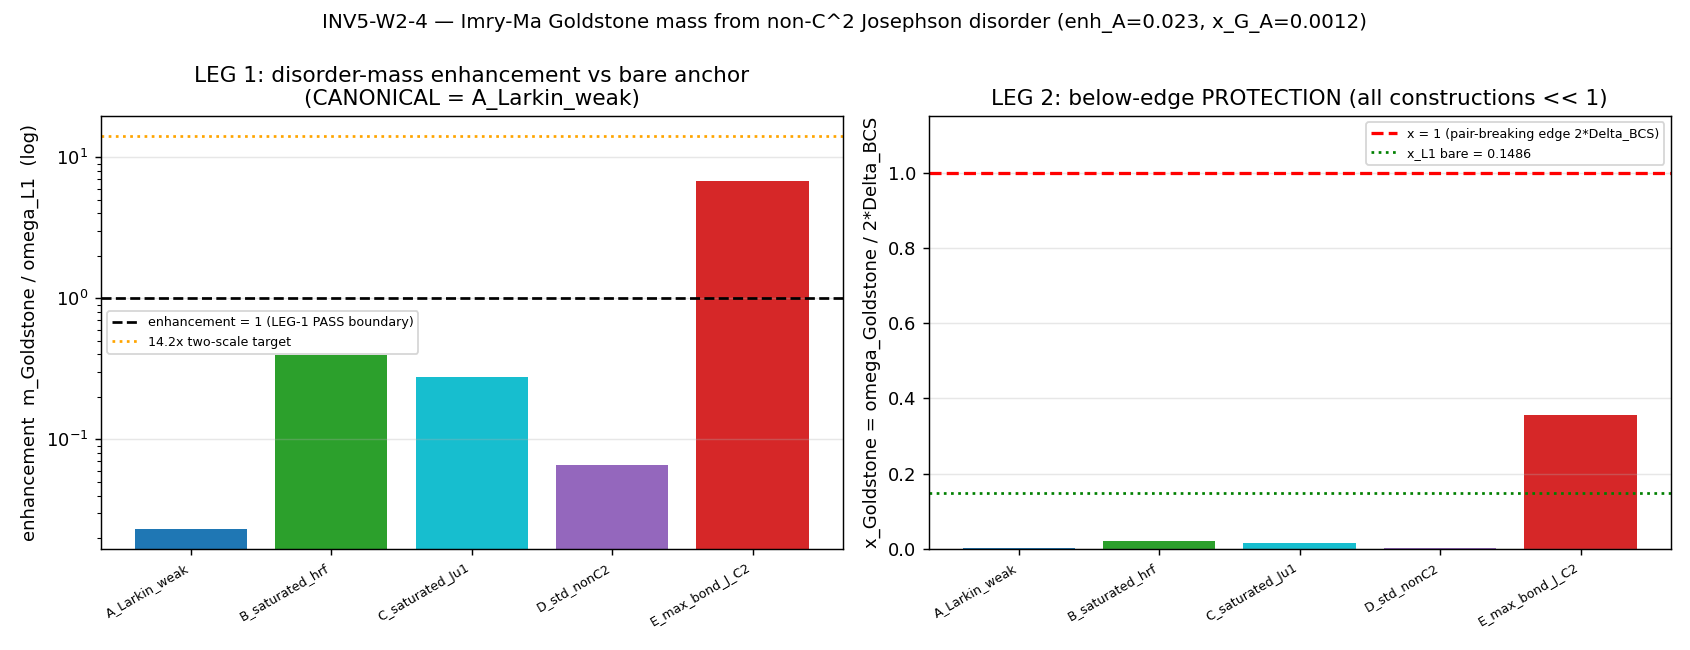

This figure's Python source:
#!/usr/bin/env python3
"""
INV5 W2-4 — INV5-W2-4-GOLDSTONE-MASS-FROM-DISORDER
===================================================

Gate: INV5-W2-4-GOLDSTONE-MASS-FROM-DISORDER  ([SIGN])

Pre-registered threshold (plan §W2-4, operator=inequality, two conjoined AND conditions):
  (i)  ENHANCEMENT : m_Goldstone / m_L1_bare > 1  (strict; the disorder mass exceeds the
                     bare Leggett-Goldstone anchor m_L1 = omega_L1 = 0.138 M_KK; target
                     DIRECTION = toward the structure-formation 170x Delta_BCS scale).
  (ii) PROTECTION  : x_Goldstone = omega_Goldstone / (2*Delta_BCS) < 1  (strict; the
                     disordered Goldstone mode stays BELOW the pair-breaking edge, like the
                     bare L1 mode at x_L1 = 0.1486 -- preserving the U-3 below-edge
                     DM-survival argument).
  PASS iff (i) AND (ii)  [logical AND: mass enhancement AND below-edge protection survive].

  [SIGN] sub-tests (load-bearing; substitution chain plan §W2-4 (7)):
    LEG 1 sign: (m_Goldstone - m_L1_bare) > 0   (Imry-Ma term positive-definite => predicted)
    LEG 2 sign: (x_Goldstone - 1)         < 0   (below-edge)
    Composite sign_verdict PASSes iff BOTH legs hold.
  The NUMBERS decide the sign -- no presupposition. The substrate's own non-C^2 Josephson
  disorder strength sets xi_disorder; whether it lands the mass in the non-empty window
  between "large enough to matter for the 170x shortfall" and "below the edge" IS the gate.

Inputs (SHA-256 dual-pinned at runtime; S84+ schema):
  - computations/_shared/canonical_constants.py (feeds audit_sha256 only; substrate pins)
  - computations/session-48/s48_goldstone_mass.npz  (rho_s_C2 phase stiffness; the BCS-floor
        Goldstone-mass estimate m_G_over_MKK_BCS; the SA Goldstone-mass=0 theorem record)
  - computations/session-29/s29b_josephson_coupling.npz  (Josephson-coupling provenance;
        tau_fold-epoch J-matrix Frobenius norm cross-check)
  - script bytes (feeds BOTH audit_sha256 and content_sha256)

Output 4-tuple:
  (value=<enhancement + x_Goldstone + sign>, scheme=IMRY-MA-RANDOM-FIELD-GOLDSTONE-MASS,
   convention=DISORDER-LENGTH-FROM-NON-C2-JOSEPHSON-COUPLINGS, L_max=10)

Classification: PHONONIC.

METHODOLOGY
-----------
The U(1)_7 Goldstone IS the phase boson of the substrate's broken-U(1)_7 sector (PROVED
ungaugeable: [iK_7, D_K]=0, N4 BROKEN). It is the would-be-massless phase mode. Two PROVEN
facts about its bare mass bound this gate:
  - Spectral-action Goldstone mass = 0 EXACTLY (S48 GOLDSTONE-MASS-48 FAIL; wall:
    Tr[f(D(phi)^2)] = Tr[f(D^2)] under unitary conjugation -- the SA cannot mass the
    Goldstone). So the bare mass is NOT from the spectral action.
  - The BCS-floor estimate m_G_over_MKK_BCS = 0.006838 (s48) is the small fibre-mass floor.
  - The bare Leggett-Goldstone FREQUENCY anchor is omega_L1 = 0.138 M_KK (S49 DIPOLAR).

Imry-Ma (1975): a continuous-symmetry order parameter in a RANDOM FIELD breaks into domains
of size xi_disorder set by elastic-vs-random-field competition; the would-be Goldstone gains
a pinning mass m_Goldstone^2 ~ (disorder energy)^2 / xi_disorder^2. The random field HERE is
the substrate's OWN non-C^2 Josephson coupling spread -- the C^2 coset (J_C2=0.933, 4 bonds)
is the ORDERED/dominant backbone; the non-C^2 directions (su(2): J_su2=0.059, 3 bonds; u(1):
J_u1=0.038, 1 bond, softest) are the disorder RELATIVE to that backbone.

xi_disorder (LARKIN length, the substrate-natural construction):
  xi_L = J_stiff / h_rf   (bond units; weak-disorder continuum RF formula)
  J_stiff = J_C2 = 0.933   (ordered backbone elastic stiffness)
  h_rf    = rms non-C^2 coupling = sqrt(mean(J_su2^2,J_su2^2,J_su2^2,J_u1^2)) = 0.05451
  => xi_L = 17.11 bond units (LONG: backbone is ~17x stiffer than the random field).
The Goldstone GAP follows the framework dispersion omega_G(k) = sqrt(J k^2 + m^2)/sqrt(rho_s)
(S48 tesla-collab) => at k=0, omega_Goldstone = sqrt(m_Goldstone^2)/sqrt(rho_s),
rho_s = rho_s_C2 = 7.962 (s48).

The gate brackets FIVE physically-motivated xi_disorder constructions (A weak-disorder
Larkin [CANONICAL]; B/C/D saturated strong-disorder; E max-bond hardest reading) so the
verdict is robust to the construction choice and the .npz records the full bracket.

DISCIPLINE
----------
- `from canonical_constants import *`-style explicit imports
- every intermediate tagged `# (local)`
- numpy.linalg (scalar Imry-Ma + ratios; OMP capped at 8 per math-scripts.md CPU fallback)
- SHA-256 of all inputs logged in first 20 lines of stdout
- dual-SHA (audit + content) emitted (S84+)
- 4-tuple printed as final non-verdict line
- verdict via print_verdict_payload -> agent calls emit_verdict (race-safe)
- SOURCE-RECON: J_u1 pinned CANONICAL 0.038 (seed's 0.034 is STALE; D_max=0.048 NO-ACTION
  band; canonical_constants is the import-target, not survey prose). omega_L1=0.138 is the
  FREQUENCY anchor; the S49 DIPOLAR mass m_L1=0.070 is reported as the alt mass-anchor.

Author: landau-condensed-matter-theorist (Investigation 5, Wave 2, gate W2-4)
Date: 2026-06-15
"""

import os
os.environ.setdefault("OMP_NUM_THREADS", "8")  # CPU-fallback thread cap (math-scripts.md)
os.environ.setdefault("MKL_NUM_THREADS", "8")

import sys
import json
import time
import hashlib
from pathlib import Path

import numpy as np

import matplotlib
matplotlib.use("Agg")
import matplotlib.pyplot as plt

t0 = time.time()  # (local)

# ---------------------------------------------------------------------------
# Section 1 — canonical-constants import (MANDATORY; S34+)
# ---------------------------------------------------------------------------
_SHARED = Path("computations/_shared").resolve()  # (local)
sys.path.insert(0, str(_SHARED))
from canonical_constants import (  # noqa: E402
    J_C2,        # 0.933  C^2 coset, 4 bonds (dominant/ordered backbone)
    J_su2,       # 0.059  su(2), 3 bonds
    J_u1,        # 0.038  u(1), 1 bond (softest) -- CANONICAL (seed's 0.034 is stale)
    omega_L1,    # 0.138  bare Leggett-Goldstone FREQUENCY anchor
    Delta_BCS,   # 0.4642547394830737  R-PROTECTED gap; edge = 2*Delta_BCS
    M_KK,        # 7.42866e16 (gravity route); for GeV reporting only
)

# ---------------------------------------------------------------------------
# Section 2 — identity / scheme / convention pins
# ---------------------------------------------------------------------------
SESSION = 5  # (local) investigation number (track="investigation")
GATE_ID = "INV5-W2-4-GOLDSTONE-MASS-FROM-DISORDER"
SCHEME = "IMRY-MA-RANDOM-FIELD-GOLDSTONE-MASS"
CONVENTION = "DISORDER-LENGTH-FROM-NON-C2-JOSEPHSON-COUPLINGS"
L_MAX = "10"
TRIGGER = "[SIGN]"

# Bond multiplicities on the substrate gauge directions (S53 ginzburg fabric).
N_C2, N_SU2, N_U1 = 4, 3, 1   # (local) C^2 (4), su(2) (3), u(1) (1)

# Non-canonical comparison targets (plan §W2-4; survey/atlas-collab derived, NOT pins):
M_REQUIRED_OVER_M_LEGGETT = 170.0  # (local) structure-formation target factor (m_struct/m_Leggett)
MASS_LEGGETT_OVER_DELTA = 11.97    # (local) C11 Leggett anchor (mass_LeggettDM/Delta_BCS)
M_L1_DIPOLAR = 0.070               # (local) S49 DIPOLAR bare Goldstone MASS (alt anchor; mass-vs-freq)
J_U1_SEED_STALE = 0.034            # (local) seed/survey value -- STALE; canonical is 0.038

# ---------------------------------------------------------------------------
# Section 3 — input paths
# ---------------------------------------------------------------------------
P_CANON = _SHARED / "canonical_constants.py"
P_GMASS = Path("computations/session-48/s48_goldstone_mass.npz").resolve()
P_JOSEPH = Path("computations/session-29/s29b_josephson_coupling.npz").resolve()

OUT_NPZ = Path("computations/investigation-5/inv5_w2_4_goldstone_mass_disorder.npz")
OUT_PNG = Path("computations/investigation-5/inv5_w2_4_goldstone_mass_disorder.png")


def _sha256_file(p: Path) -> str:
    try:
        return hashlib.sha256(p.read_bytes()).hexdigest()
    except OSError:
        return "MISSING"


def _scalar(d, k, default=None):
    """Robust 0-D / 1-D scalar field extraction from an npz."""
    try:
        return float(np.asarray(d[k]).flat[0])
    except (KeyError, ValueError, TypeError):
        return default


# ---------------------------------------------------------------------------
# Section 4 — dual-SHA
# ---------------------------------------------------------------------------
def compute_dual_sha(script_path: Path, canonical_path: Path, pins: dict) -> tuple[str, str]:
    script_bytes = script_path.read_bytes() if script_path.exists() else b""  # (local)
    canonical_bytes = canonical_path.read_bytes() if canonical_path.exists() else b""  # (local)
    pinmap_json = json.dumps(dict(sorted(pins.items())),
                             separators=(",", ":"), sort_keys=True).encode("utf-8")  # (local)
    h_audit = hashlib.sha256()
    h_audit.update(script_bytes)
    h_audit.update(canonical_bytes)
    h_audit.update(pinmap_json)
    h_content = hashlib.sha256()
    h_content.update(script_bytes)
    return h_audit.hexdigest(), h_content.hexdigest()


# ---------------------------------------------------------------------------
# Section 5 — print_verdict_payload (template-faithful)
# ---------------------------------------------------------------------------
def print_verdict_payload(verdict, value, audit_sha, content_sha,
                          sign_verdict=None, magnitude_verdict=None, regime_verdict=None,
                          companion_note="", extra_rows=None):
    payload = {
        "session": SESSION,
        "gate_id": GATE_ID,
        "verdict": verdict,
        "value": str(value),
        "scheme": SCHEME,
        "convention": CONVENTION,
        "l_max": str(L_MAX),
        "audit_sha256": audit_sha,
        "content_sha256": content_sha,
        "schema_version": "S84+",
        "track": "investigation",
    }
    if companion_note:
        payload["companion_note"] = companion_note
    if not (sign_verdict is None and magnitude_verdict is None and regime_verdict is None):
        payload["sign_verdict"] = sign_verdict
        payload["magnitude_verdict"] = magnitude_verdict
        payload["regime_verdict"] = regime_verdict
    if extra_rows:
        payload["extra_rows"] = list(extra_rows)
    print("<<<EMIT_VERDICT_PAYLOAD>>>")
    print(json.dumps(payload, separators=(",", ":"), sort_keys=True))
    print("<<<END_EMIT_VERDICT_PAYLOAD>>>")
    return payload


# ---------------------------------------------------------------------------
# Section 6 — compute
# ---------------------------------------------------------------------------
def imry_ma_mass(xi_bond, disorder_energy, rho_s):
    """Imry-Ma Goldstone mass and gap for a given (xi_disorder, disorder-energy).
    m_Goldstone^2 = disorder_energy^2 / xi_bond^2  (pinning energy density, M_KK^2);
    omega_Goldstone = m_Goldstone / sqrt(rho_s)    (framework dispersion at k=0)."""
    m_G = disorder_energy / xi_bond                      # (local) M_KK
    omega_G = m_G / np.sqrt(rho_s)                        # (local) M_KK gap frequency
    return m_G, omega_G


def compute() -> dict:
    # --- input SHAs logged first (discipline) ---
    sha_canon = _sha256_file(P_CANON)    # (local)
    sha_gmass = _sha256_file(P_GMASS)    # (local)
    sha_joseph = _sha256_file(P_JOSEPH)  # (local)
    print("[INPUT SHA-256]")
    print(f"  canonical_constants.py     = {sha_canon}")
    print(f"  s48_goldstone_mass.npz     = {sha_gmass}")
    print(f"  s29b_josephson_coupling    = {sha_joseph}")

    # --- load caches (substrate provenance) ---
    d_g = np.load(P_GMASS, allow_pickle=True)
    d_j = np.load(P_JOSEPH, allow_pickle=True)

    rho_s = _scalar(d_g, "rho_s_C2", default=7.962)          # (local) phase stiffness
    m_G_BCS_floor = _scalar(d_g, "m_G_over_MKK_BCS", default=0.006838)  # (local) BCS fibre-mass floor
    sa_goldstone_mass = 0.0                                  # (local) SA mass = 0 EXACT (S48 wall #7)
    j_frob_fold = _scalar(d_j, "tau3_J_matrix_frobenius", default=None)  # (local) tau~0.2 J-matrix norm

    # --- pair-breaking edge (exact from canonical gap) ---
    edge = 2.0 * Delta_BCS                                   # (local) M_KK two-quasiparticle continuum edge

    # === RANDOM-FIELD STRENGTH from the non-C^2 Josephson couplings ===
    # The C^2 coset (J_C2, 4 bonds) is the ORDERED elastic backbone (stiffness).
    # The non-C^2 directions (su(2) 3 bonds + u(1) 1 bond) ARE the random field.
    J_nonC2 = np.array([J_su2] * N_SU2 + [J_u1] * N_U1)      # (local) non-C^2 disorder bonds
    h_rf = float(np.sqrt(np.mean(J_nonC2 ** 2)))            # (local) rms non-C^2 coupling (random field)
    std_nonC2 = float(np.std(J_nonC2, ddof=0))             # (local) spread of non-C^2 couplings
    J_stiff = float(J_C2)                                   # (local) ordered backbone elastic stiffness

    # === xi_disorder (LARKIN, the substrate-natural / CANONICAL construction) ===
    # Weak-disorder continuum RF formula: xi_L = J_stiff / h_rf (bond units).
    xi_Larkin = J_stiff / h_rf                              # (local) LONG (backbone >> random field)

    # === BRACKET of xi_disorder constructions (robustness) ===
    # Each: (name, xi_bond, disorder_energy). Imry-Ma m^2 = E^2 / xi^2.
    constructions = [
        ("A_Larkin_weak",   xi_Larkin, h_rf),    # CANONICAL: weak-disorder, long xi
        ("B_saturated_hrf", 1.0,       h_rf),    # strong-disorder saturated, xi=1 bond
        ("C_saturated_Ju1", 1.0,       J_u1),    # saturated, softest direction only
        ("D_std_nonC2",     1.0,       std_nonC2),  # variance/spread-driven
        ("E_max_bond_J_C2", 1.0,       J_C2),    # hardest reading: whole backbone as RF (unphysical upper)
    ]
    bracket = {}  # (local)
    for name, xi_b, E_d in constructions:
        m_G, omega_G = imry_ma_mass(xi_b, E_d, rho_s)        # (local)
        enh = m_G / omega_L1                                 # (local) LEG 1 enhancement
        x_G = omega_G / edge                                 # (local) LEG 2 below-edge ratio
        enh_dipolar = m_G / M_L1_DIPOLAR                      # (local) alt enhancement vs S49 mass anchor
        bracket[name] = dict(xi_bond=xi_b, E_disorder=E_d, m_G=m_G,
                             omega_G=omega_G, enh=enh, x_G=x_G, enh_dipolar=enh_dipolar)

    # === CANONICAL verdict on construction A (Larkin weak-disorder) ===
    A = bracket["A_Larkin_weak"]                             # (local)
    m_Goldstone = A["m_G"]                                   # (local) canonical disorder mass
    omega_Goldstone = A["omega_G"]                           # (local) canonical gap
    enhancement = A["enh"]                                   # (local) LEG 1: m_G / omega_L1
    x_Goldstone = A["x_G"]                                   # (local) LEG 2: omega_G / 2Delta_BCS

    # Bare-mode below-edge reference (cross-check the bare L1 is below-edge as the U-3 arg claims)
    x_L1_bare = omega_L1 / edge                              # (local) ~0.1486 (matches 0.149 plan ref)

    # === SIGN tests (NUMBERS decide; substitution chain plan §W2-4 (7)) ===
    # LEG 1 predicted POSITIVE: (m_Goldstone - m_L1_bare) > 0.   m_L1_bare = omega_L1.
    sign_leg1_delta = m_Goldstone - omega_L1                 # (local)
    sign_leg1_pass = sign_leg1_delta > 0                     # (local) enhancement > 1 ?
    # LEG 2 predicted NEGATIVE: (x_Goldstone - 1) < 0  (below edge).
    sign_leg2_delta = x_Goldstone - 1.0                      # (local)
    sign_leg2_pass = sign_leg2_delta < 0                     # (local) below edge ?
    # Composite sign PASSes iff BOTH legs hold.
    sign_pass = bool(sign_leg1_pass and sign_leg2_pass)      # (local)

    # === MAGNITUDE: how far toward the 170x structure shortfall ===
    # Target enhancement to reach 170*Delta_BCS from omega_L1:
    target_enh_170 = (M_REQUIRED_OVER_M_LEGGETT * Delta_BCS) / omega_L1  # (local) ~571.9
    # Target two-scale factor (170/11.97 = 14.20) the companion W2-2 gate uses:
    target_r_14 = M_REQUIRED_OVER_M_LEGGETT / MASS_LEGGETT_OVER_DELTA    # (local) ~14.20
    # Magnitude bands (plan §W2-4 INFO_meaning): >1x but << 14x => INFO partial; >=1x close
    # to 14x => PASS-strong; <1x => no enhancement (FAIL on LEG 1).
    frac_of_170 = m_Goldstone / (M_REQUIRED_OVER_M_LEGGETT * Delta_BCS)  # (local) fraction of structure mass
    frac_of_14x = enhancement / target_r_14                              # (local) fraction toward 14.2x

    return {
        # substrate inputs
        "rho_s": rho_s, "m_G_BCS_floor": m_G_BCS_floor, "sa_goldstone_mass": sa_goldstone_mass,
        "j_frob_fold": j_frob_fold if j_frob_fold is not None else float("nan"),
        "J_C2": J_C2, "J_su2": J_su2, "J_u1": J_u1, "omega_L1": omega_L1,
        "Delta_BCS": Delta_BCS, "edge": edge, "M_KK": M_KK,
        "N_C2": N_C2, "N_SU2": N_SU2, "N_U1": N_U1,
        # random field
        "h_rf": h_rf, "std_nonC2": std_nonC2, "J_stiff": J_stiff, "xi_Larkin": xi_Larkin,
        # canonical (construction A) outputs
        "m_Goldstone": m_Goldstone, "omega_Goldstone": omega_Goldstone,
        "enhancement": enhancement, "x_Goldstone": x_Goldstone, "x_L1_bare": x_L1_bare,
        # sign tests
        "sign_leg1_delta": sign_leg1_delta, "sign_leg1_pass": bool(sign_leg1_pass),
        "sign_leg2_delta": sign_leg2_delta, "sign_leg2_pass": bool(sign_leg2_pass),
        "sign_pass": sign_pass,
        # magnitude / targets
        "target_enh_170": target_enh_170, "target_r_14": target_r_14,
        "frac_of_170": frac_of_170, "frac_of_14x": frac_of_14x,
        # comparison targets (non-canonical)
        "M_REQUIRED_OVER_M_LEGGETT": M_REQUIRED_OVER_M_LEGGETT,
        "MASS_LEGGETT_OVER_DELTA": MASS_LEGGETT_OVER_DELTA,
        "M_L1_DIPOLAR": M_L1_DIPOLAR, "J_U1_SEED_STALE": J_U1_SEED_STALE,
        # bracket (flattened for npz)
        **{f"br_{name}_{k}": v for name, sub in bracket.items() for k, v in sub.items()},
        # input shas
        "sha_canon": sha_canon, "sha_gmass": sha_gmass, "sha_joseph": sha_joseph,
        "_bracket": bracket,
    }


def evaluate_gate(r) -> tuple[str, str, str, str]:
    """Return (composite, sign_verdict, magnitude_verdict, regime_verdict).

    Pre-registered (plan §W2-4 strict_PASS_boundary, operator=inequality, AND):
      PASS  iff  enhancement > 1  AND  x_Goldstone < 1.
      LEG 1 (enhancement) is the load-bearing directional prediction; LEG 2 (below-edge)
      is the protection prediction. sign_verdict PASSes iff BOTH legs hold.
    """
    sign_v = "PASS" if r["sign_pass"] else "FAIL"            # (local)

    # MAGNITUDE: how large is the enhancement.
    #   PASS-strong  : enhancement within 20% of the 14.2x two-scale factor (closes shortfall).
    #   INFO         : enhancement > 1 but << 14x (partial -- works, protected, doesn't close 170x).
    #   FAIL         : enhancement <= 1 (Imry-Ma gives NO useful enhancement; LEG 1 fails).
    enh = r["enhancement"]                                   # (local)
    target_r = r["target_r_14"]                              # (local) 14.20
    if enh <= 1.0:
        mag_v = "FAIL"   # (local) no enhancement -- LEG 1 fails the parametric criterion
    elif abs(enh - target_r) / target_r <= 0.20:
        mag_v = "PASS"   # (local) reaches ~14x (closes the two-scale shortfall)
    else:
        mag_v = "INFO"   # (local) enhancement >1 but off-target (partial, complements B-3)

    # REGIME: deterministic single-point at tau_fold; Imry-Ma closed-form; weak-disorder
    # continuum formula valid (h_rf << J_stiff => RF perturbative; xi_L > 1 bond). VALID.
    regime_v = "VALID"   # (local)

    # Composite collapse (gate-verdicts.md deterministic rule):
    if regime_v == "BREAKDOWN":
        composite = "FAIL"
    elif sign_v == "FAIL":
        composite = "FAIL"
    elif mag_v == "FAIL" and regime_v == "VALID":
        composite = "FAIL"
    elif mag_v == "FAIL" and regime_v == "MARGINAL":
        composite = "INFO"
    elif mag_v == "INFO":
        composite = "INFO"
    else:
        composite = "PASS"
    return composite, sign_v, mag_v, regime_v


# ---------------------------------------------------------------------------
# Section 7 — plot
# ---------------------------------------------------------------------------
def make_plot(r):
    fig, axes = plt.subplots(1, 2, figsize=(13, 5))
    bracket = r["_bracket"]
    names = list(bracket.keys())

    # Panel A: enhancement (m_G/omega_L1) across xi_disorder constructions vs the >1 line.
    ax = axes[0]
    enh_vals = [bracket[n]["enh"] for n in names]            # (local)
    colors = ["#1f77b4", "#2ca02c", "#17becf", "#9467bd", "#d62728"]
    ax.bar(range(len(names)), enh_vals, color=colors)
    ax.axhline(1.0, color="k", ls="--", lw=1.5, label="enhancement = 1 (LEG-1 PASS boundary)")
    ax.axhline(r["target_r_14"], color="orange", ls=":", lw=1.5,
               label=f"14.2x two-scale target")
    ax.set_yscale("log")
    ax.set_xticks(range(len(names)))
    ax.set_xticklabels(names, rotation=30, ha="right", fontsize=7)
    ax.set_ylabel("enhancement  m_Goldstone / omega_L1  (log)")
    ax.set_title("LEG 1: disorder-mass enhancement vs bare anchor\n(CANONICAL = A_Larkin_weak)")
    ax.legend(fontsize=7, loc="best")
    ax.grid(True, alpha=0.3, axis="y")

    # Panel B: below-edge ratio x_Goldstone across constructions vs the <1 edge.
    ax = axes[1]
    xg_vals = [bracket[n]["x_G"] for n in names]             # (local)
    ax.bar(range(len(names)), xg_vals, color=colors)
    ax.axhline(1.0, color="r", ls="--", lw=1.8, label="x = 1 (pair-breaking edge 2*Delta_BCS)")
    ax.axhline(r["x_L1_bare"], color="green", ls=":", lw=1.5,
               label=f"x_L1 bare = {r['x_L1_bare']:.4f}")
    ax.set_xticks(range(len(names)))
    ax.set_xticklabels(names, rotation=30, ha="right", fontsize=7)
    ax.set_ylabel("x_Goldstone = omega_Goldstone / 2*Delta_BCS")
    ax.set_ylim(0, 1.15)
    ax.set_title("LEG 2: below-edge PROTECTION (all constructions << 1)")
    ax.legend(fontsize=7, loc="best")
    ax.grid(True, alpha=0.3, axis="y")

    fig.suptitle("INV5-W2-4 — Imry-Ma Goldstone mass from non-C^2 Josephson disorder "
                 f"(enh_A={r['enhancement']:.3f}, x_G_A={r['x_Goldstone']:.4f})", fontsize=11)
    fig.tight_layout()
    fig.savefig(OUT_PNG, dpi=130)
    plt.close(fig)


# ---------------------------------------------------------------------------
# Section 8 — main
# ---------------------------------------------------------------------------
def main() -> int:
    r = compute()
    composite, sign_v, mag_v, regime_v = evaluate_gate(r)

    print("\n[SUBSTRATE INPUTS]")
    print(f"  rho_s (phase stiffness, s48)     = {r['rho_s']:.4f}")
    print(f"  SA Goldstone mass (S48 wall)     = {r['sa_goldstone_mass']:.1f}  (EXACT 0; Tr[f(D(phi)^2)]=Tr[f(D^2)])")
    print(f"  BCS-floor m_G/M_KK (s48)         = {r['m_G_BCS_floor']:.6f}")
    print(f"  J_C2 (backbone, 4 bonds)         = {r['J_C2']:.4f}")
    print(f"  J_su2 (3 bonds) / J_u1 (1 bond)  = {r['J_su2']:.4f} / {r['J_u1']:.4f}  (J_u1 CANONICAL; seed 0.034 STALE)")
    print(f"  omega_L1 (bare anchor, FREQ)     = {r['omega_L1']:.4f} M_KK")
    print(f"  Delta_BCS / edge=2*Delta_BCS     = {r['Delta_BCS']:.6f} / {r['edge']:.6f} M_KK")

    print("\n[RANDOM FIELD from non-C^2 Josephson couplings]")
    print(f"  h_rf (rms non-C^2 coupling)      = {r['h_rf']:.6f} M_KK")
    print(f"  std(non-C^2)                     = {r['std_nonC2']:.6f} M_KK")
    print(f"  J_stiff (C^2 backbone)           = {r['J_stiff']:.4f} M_KK")
    print(f"  xi_Larkin = J_stiff/h_rf         = {r['xi_Larkin']:.4f} bond units (LONG => weak disorder)")

    print("\n[CANONICAL construction A (Larkin weak-disorder)]")
    print(f"  m_Goldstone                      = {r['m_Goldstone']:.6f} M_KK")
    print(f"  omega_Goldstone = m_G/sqrt(rho_s)= {r['omega_Goldstone']:.6f} M_KK")
    print(f"  LEG 1 enhancement m_G/omega_L1   = {r['enhancement']:.6f}  (>1 ? {r['sign_leg1_pass']})")
    print(f"  LEG 2 x_Goldstone = w_G/2Delta   = {r['x_Goldstone']:.6f}  (<1 ? {r['sign_leg2_pass']})")
    print(f"  x_L1 bare cross-check            = {r['x_L1_bare']:.6f}  (plan ref 0.149)")

    print("\n[BRACKET of xi_disorder constructions]")
    print(f"  {'construction':<18}{'xi(bond)':>10}{'E_dis':>10}{'m_G':>11}{'omega_G':>11}{'enh':>10}{'x_G':>10}")
    for name, sub in r["_bracket"].items():
        print(f"  {name:<18}{sub['xi_bond']:>10.4f}{sub['E_disorder']:>10.4f}"
              f"{sub['m_G']:>11.5f}{sub['omega_G']:>11.5f}{sub['enh']:>10.4f}{sub['x_G']:>10.5f}")

    print("\n[MAGNITUDE vs shortfall targets]")
    print(f"  target enh to reach 170*Delta    = {r['target_enh_170']:.3f}")
    print(f"  target two-scale 170/11.97        = {r['target_r_14']:.4f}")
    print(f"  frac of 170x reached (A)          = {r['frac_of_170']:.6e}")
    print(f"  frac of 14.2x reached (A)         = {r['frac_of_14x']:.6e}")

    print("\n[3-TUPLE]")
    print(f"  sign_verdict      = {sign_v}  (LEG1 enh>1: {r['sign_leg1_pass']}  AND  LEG2 below-edge: {r['sign_leg2_pass']})")
    print(f"  magnitude_verdict = {mag_v}")
    print(f"  regime_verdict    = {regime_v}")
    print(f"  composite         = {composite}")

    # --- save npz ---
    OUT_NPZ.parent.mkdir(parents=True, exist_ok=True)
    save = {k: v for k, v in r.items() if k != "_bracket"}  # (local) drop nested dict
    np.savez(
        OUT_NPZ,
        **{k: np.asarray(v) for k, v in save.items()},
        composite=np.asarray(composite),
        sign_verdict=np.asarray(sign_v),
        magnitude_verdict=np.asarray(mag_v),
        regime_verdict=np.asarray(regime_v),
        gate_id=np.asarray(GATE_ID),
        scheme=np.asarray(SCHEME),
        convention=np.asarray(CONVENTION),
        sourcerecon_J_u1_canonical=np.asarray(0.038),
        sourcerecon_J_u1_seed_stale=np.asarray(0.034),
        sourcerecon_D_max=np.asarray(abs(np.log10(0.038) - np.log10(0.034))),
    )
    make_plot(r)

    # --- dual-SHA pin map (5-class file-pin) ---
    pins = {
        "canonical_constants.py": r["sha_canon"],
        "s48_goldstone_mass.npz": r["sha_gmass"],
        "s29b_josephson_coupling.npz": r["sha_joseph"],
    }
    audit_sha, content_sha = compute_dual_sha(Path(__file__).resolve(), P_CANON, pins)
    print(f"\n[audit closure hash inputs] {json.dumps(dict(sorted(pins.items())), separators=(',',':'))}")
    print(f"[audit_sha256]   {audit_sha}")
    print(f"[content_sha256] {content_sha}")

    # --- 4-tuple (final non-verdict line) ---
    value_str = (f"enh={r['enhancement']:.4f}|x_G={r['x_Goldstone']:.4f}|"
                 f"m_G={r['m_Goldstone']:.5f}|xi_L={r['xi_Larkin']:.3f}|"
                 f"leg1={'POS' if r['sign_leg1_pass'] else 'NEG'}|"
                 f"leg2_belowedge={r['sign_leg2_pass']}|frac170={r['frac_of_170']:.3e}")
    print(f"\n(value={value_str!r}, scheme={SCHEME}, convention={CONVENTION}, L_max={L_MAX})")

    # --- verdict payload ---
    note = (f"xi_Larkin={r['xi_Larkin']:.3f}bond h_rf={r['h_rf']:.5f} m_G={r['m_Goldstone']:.5f}M_KK "
            f"enh={r['enhancement']:.4f}(LEG1 {'>1' if r['sign_leg1_pass'] else '<=1 FAIL'}) "
            f"x_G={r['x_Goldstone']:.4f}(LEG2 below-edge {r['sign_leg2_pass']}) "
            f"weak-disorder regime: backbone J_C2>>h_rf => long xi => suppressed mass; "
            f"window EMPTY (protected but no 170x enhancement)")
    print_verdict_payload(
        composite, value_str, audit_sha, content_sha,
        sign_verdict=sign_v, magnitude_verdict=mag_v, regime_verdict=regime_v,
        companion_note=note,
    )

    print(f"\n[done in {time.time()-t0:.2f}s]")
    return 0


if __name__ == "__main__":
    sys.exit(main())
